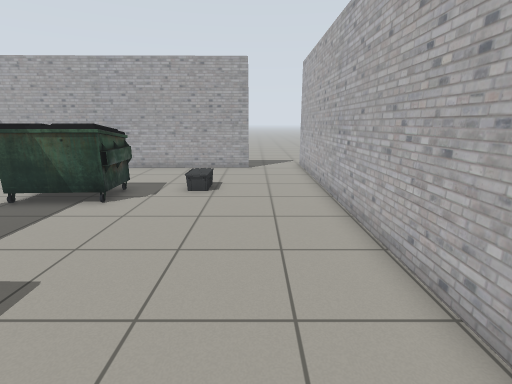
View 1 (above)

16 first-person views from a walk through a Gazebo world. The camera is 1.2 m above the floor, tilts 14° down and sees 85° across. The floor is counted in squares, 0.5 m on a side. Each view is taken from the middle of a square. On the plan, view 1 faces up. The plan holds only what a view shows up to about 18 squares ahead; the rest is blank. Robots are left out. Simple patterns stand in for the simulator's built-in surfaces.

View 2
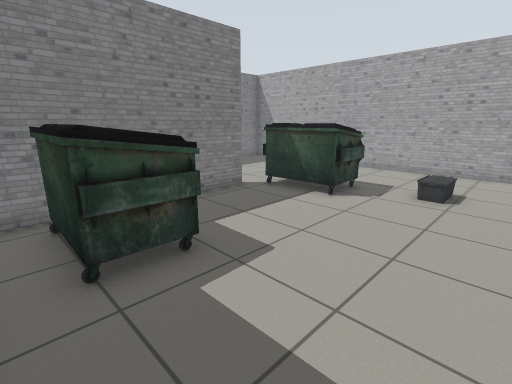

View 3
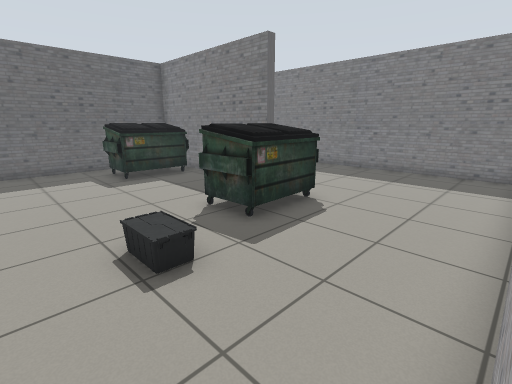

View 4
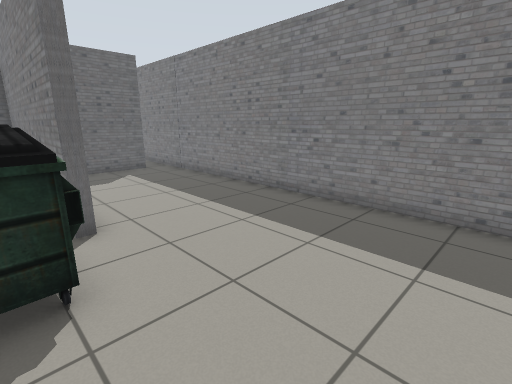

View 5
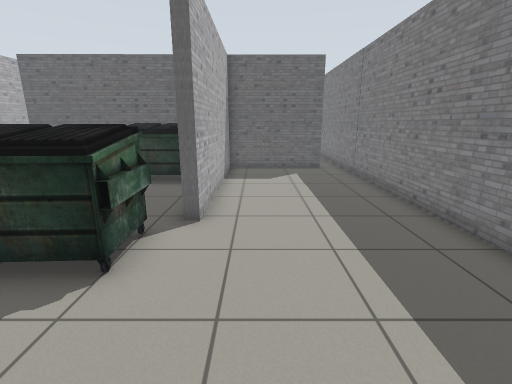

View 6
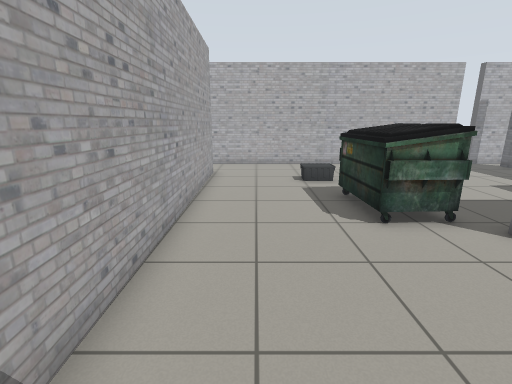

View 7
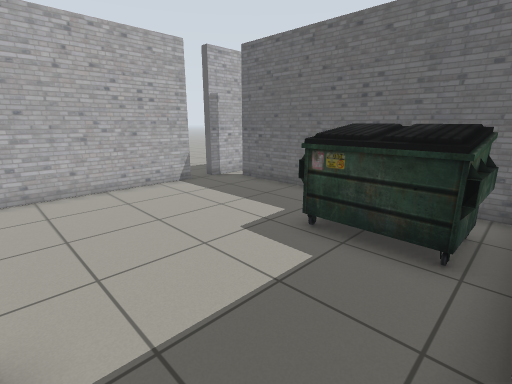

View 8
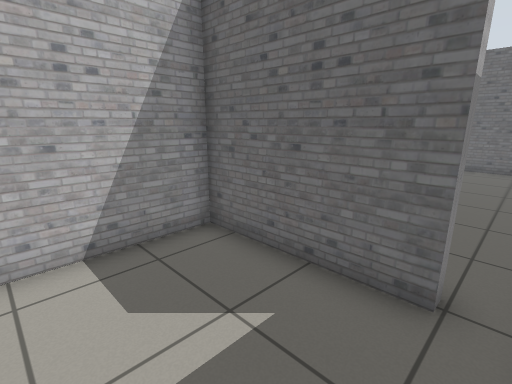

View 9
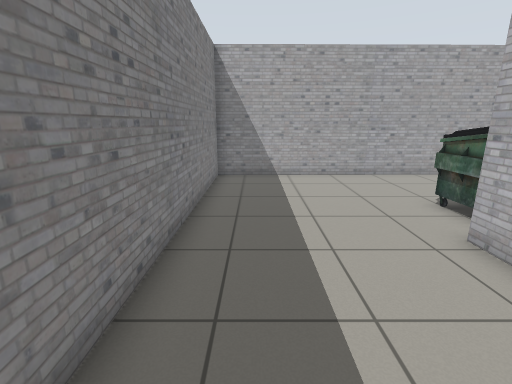

View 10
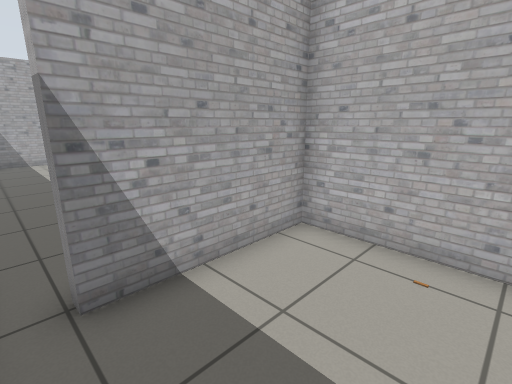

View 11
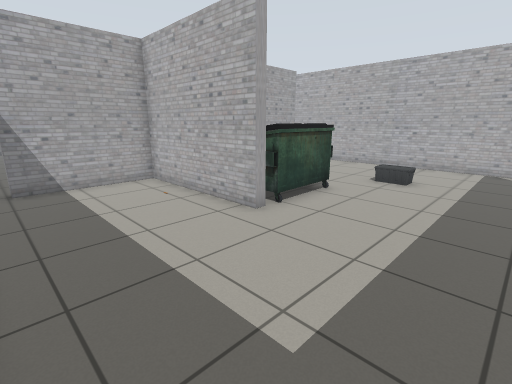

View 12
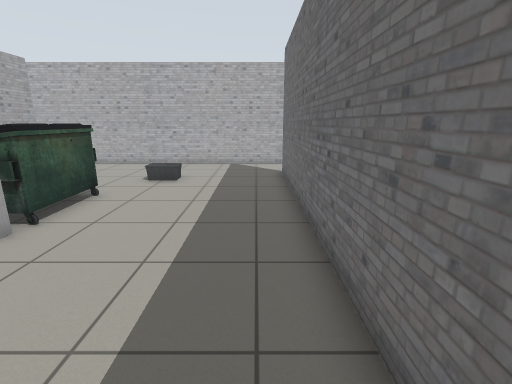

View 13
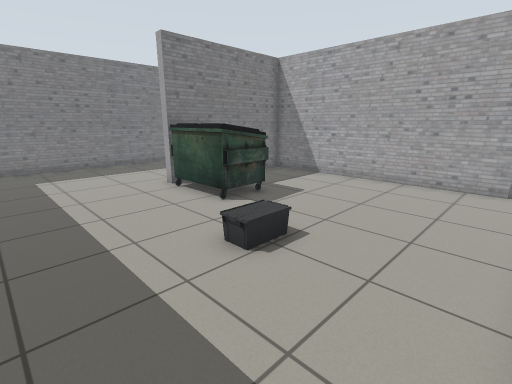

View 14
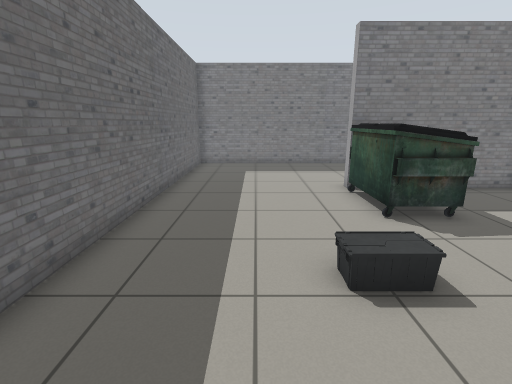

View 15
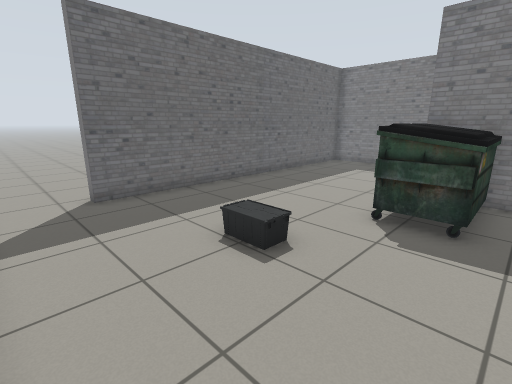

View 16
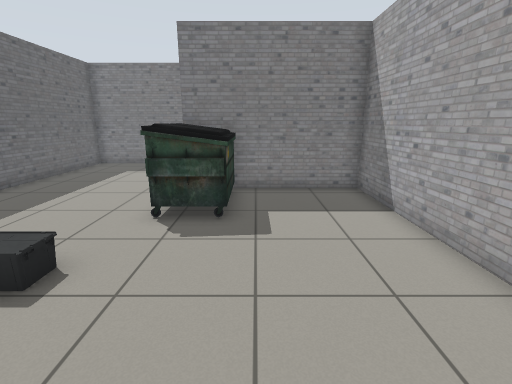

### Floor plan
Points are (right, up) in squares from view 1. A wall is a line through its corners. A room is listed if a view was taken in it or the views show most of it. See-through windows are left out.
Room 1 (views 1, 2, 4, 5, 6, 7, 8, 9)
walls: (-0.3, 15.1) (-14.8, 14.9) (-14.8, -1.6); (2.6, 1.4) (2.6, 14.5); (-13.4, -1.2) (-13.4, -0.8) (-8.6, -0.8) (-8.6, 7.4) (-8.2, 7.4) (-8.2, -0.8) (1.7, -0.7); (2.6, -1.4) (2.6, 0.3)
ways out: opening at (1, 15) to room 2; opening at (-14, -1) to room 3; opening at (2, -1) to room 3; opening at (3, 1)
objects: dumpster (-8, 8) to (-5, 10); dumpster (-7, 1) to (-4, 3); other object (-2, 10) to (-2, 11)
Room 2 (view 3)
walls: (2.6, 14.5) (2.6, 16.5); (-0.3, -14.3) (-0.3, -14.8); (2.6, -14.6) (2.6, -13.6)
ways out: opening at (1, 15) to room 1; opening at (1, -14) to room 3
Room 3 (views 10, 11, 12, 13, 14, 15, 16)
walls: (2.6, -13.6) (2.6, -1.4); (1.7, -1.1) (-8.2, -1.2) (-8.2, -7.6) (-8.6, -7.6) (-8.6, -1.2) (-13.4, -1.2); (-14.8, -1.6) (-14.8, -14.3) (-0.3, -14.3)
ways out: opening at (-14, -1) to room 1; opening at (2, -1) to room 1; opening at (1, -14) to room 2
objects: dumpster (-7, -8) to (-5, -6); other object (-2, -9)

Where each view was taken, in squares from view 1:
view 1: 0 up, 0 right, facing up
view 2: 0 up, 0 right, facing up-left
view 3: 15 up, 0 right, facing down-left
view 4: 14 up, 7 left, facing down-left
view 5: 14 up, 10 left, facing down
view 6: 13 up, 14 left, facing right
view 7: 8 up, 8 left, facing down-right
view 8: 3 up, 14 left, facing down-right
view 9: 2 up, 13 left, facing up
view 10: 5 down, 14 left, facing up-right
view 11: 13 down, 14 left, facing up-right
view 12: 13 down, 14 left, facing right
view 13: 13 down, 2 right, facing up-left
view 14: 11 down, 2 right, facing left
view 15: 5 down, 2 right, facing down-left
view 16: 5 down, 2 right, facing left
